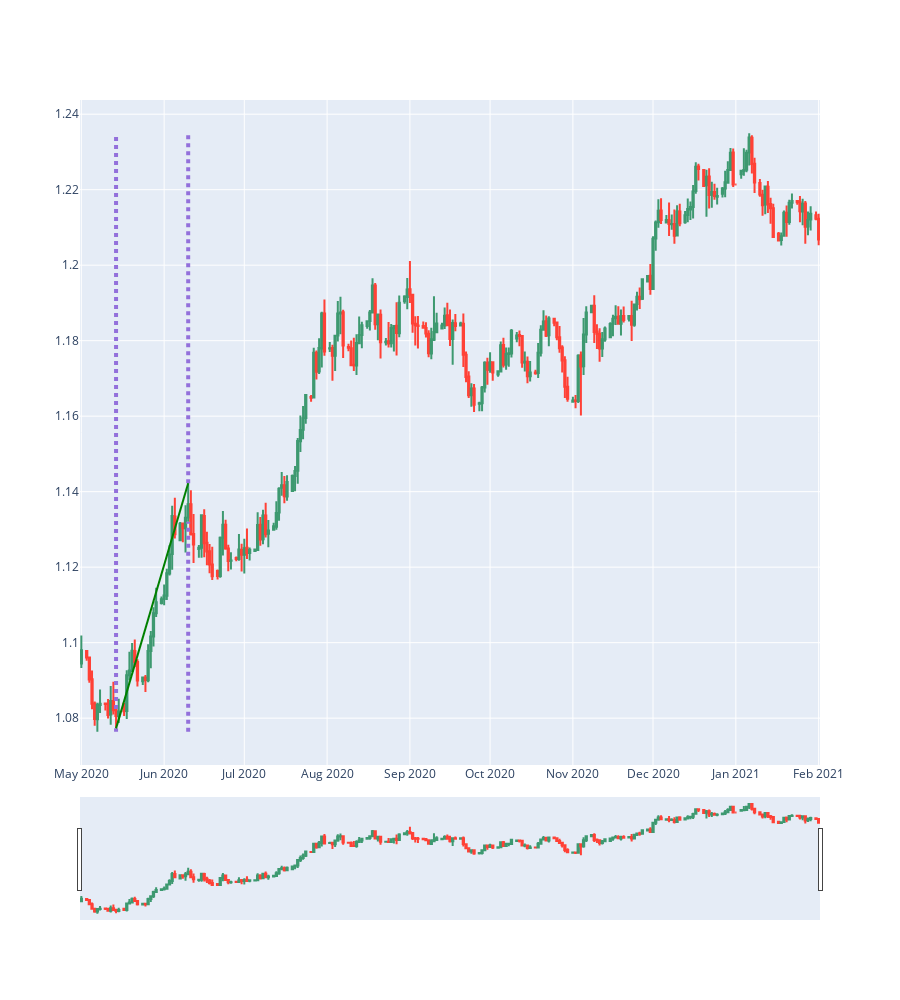

Notebook source saved alongside this figure:
### Code cell
candle_chart(zoom_df).add_marker(SW1_candle).add_marker(EW1_candle).add_wave_from_point(SW1_point,EW1_point).show()

### Figure 1 — Plotly figure (JSON) as saved in the notebook; plotly's stock layout.template omitted (floating-point values rounded to 4 significant figures; data arrays with more than 128 entries replaced by an {"elided": "..."} marker saying what was removed)
{"data": [{"close": {"elided": "237 float values"}, "high": {"elided": "237 float values"}, "low": {"elided": "237 float values"}, "open": {"elided": "237 float values"}, "type": "candlestick", "x": {"elided": "237 str values"}}], "layout": {"height": 1000, "shapes": [{"line": {"color": "MediumPurple", "dash": "dot", "width": 4}, "type": "line", "x0": "2020-05-14T00:00:00", "x1": "2020-05-14T00:00:00", "y0": 1.076, "y1": 1.077}, {"line": {"color": "MediumPurple", "dash": "dot", "width": 4}, "type": "line", "x0": "2020-05-14T00:00:00", "x1": "2020-05-14T00:00:00", "y0": 1.082, "y1": 1.235}, {"line": {"color": "MediumPurple", "dash": "dot", "width": 4}, "type": "line", "x0": "2020-06-10T00:00:00", "x1": "2020-06-10T00:00:00", "y0": 1.076, "y1": 1.132}, {"line": {"color": "MediumPurple", "dash": "dot", "width": 4}, "type": "line", "x0": "2020-06-10T00:00:00", "x1": "2020-06-10T00:00:00", "y0": 1.142, "y1": 1.235}, {"line": {"color": "Green", "dash": "solid", "width": 2}, "type": "line", "x0": "2020-05-14T00:00:00", "x1": "2020-06-10T00:00:00", "y0": 1.077, "y1": 1.142}], "yaxis": {"fixedrange": false}}}
